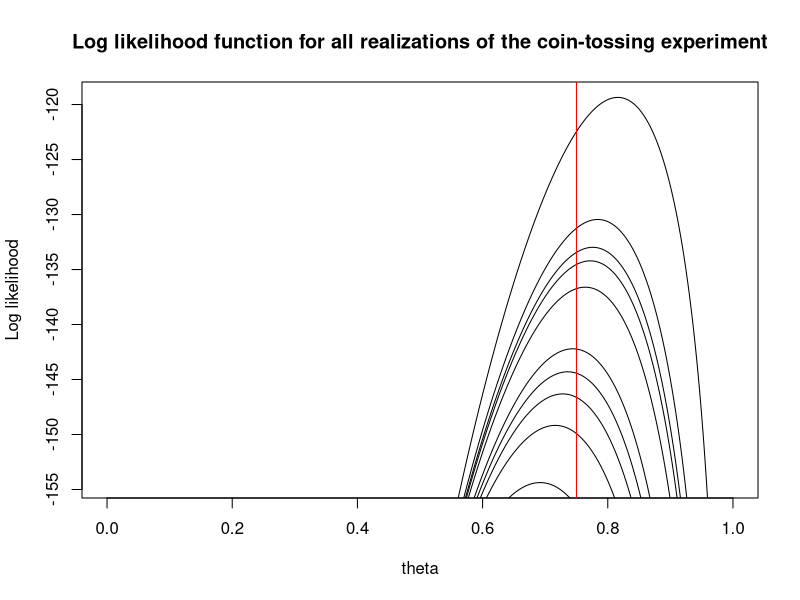
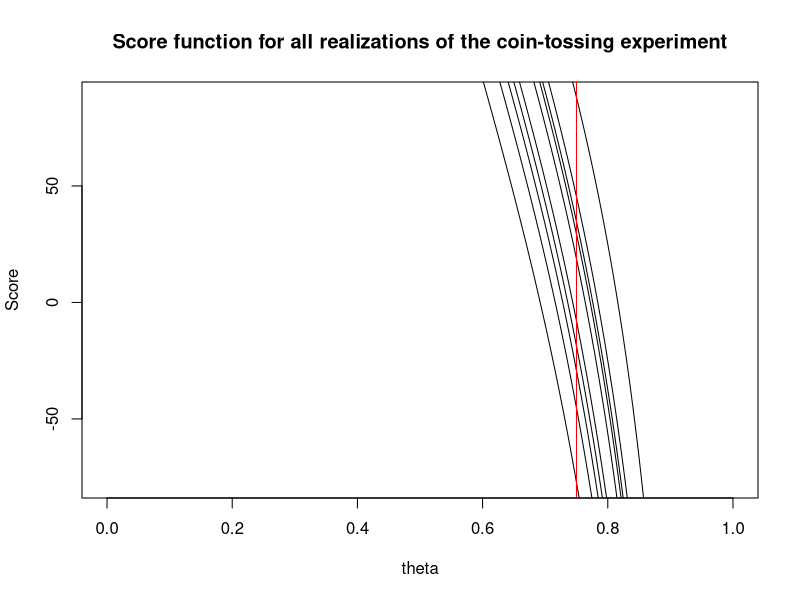
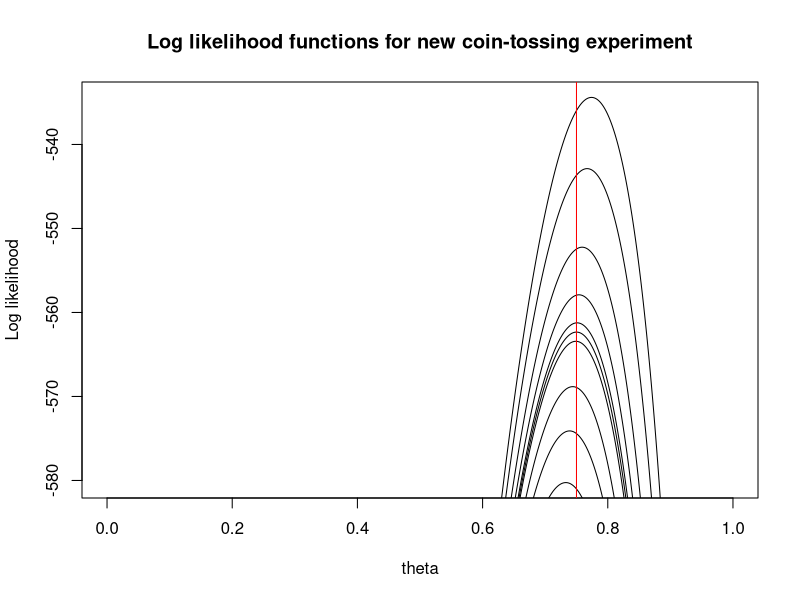
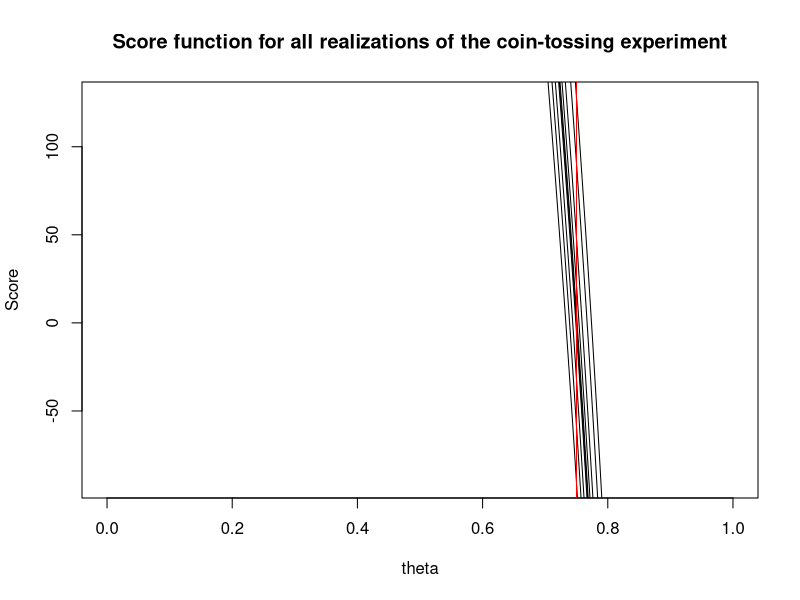

Source code (R) for these figures, in order:
## ---- chunk 1
set.seed(1234567)
## ---- chunk 2
theta_0 = 0.75; n = 250; n_exper = 10
n_1 = rbinom(n_exper, n, theta_0); n_0 = n - n_1
## ---- chunk 3
# Grid of theta values
theta = seq(0, 1, by=0.001)
# Choose appropriate range of values for vertical axis
n1_interval = c(min(n_1), max(n_1)); th_hat_interval = n1_interval/n
maxL_interval = n*(th_hat_interval * log(th_hat_interval) + (1-th_hat_interval) * log(1-th_hat_interval))
# Create empty plot with axes and titles
plot(theta, theta,
     xlim=c(0,1), ylim=maxL_interval, type='n',
     main='Log likelihood function for all realizations of the coin-tossing experiment', xlab='theta', ylab='Log likelihood')
# Plot log-likelihood function for every realization of the experiment
for (i in 1:n_exper) {
  lines(theta, n_1[i] * log(theta) + n_0[i] * log(1-theta))
}
# Vertical line at true value
abline(v=theta_0, col='red')
## ---- chunk 4
score_interval = n1_interval / theta_0 - (n-n1_interval) / (1-theta_0)
plot(theta, theta, xlim=c(0,1), ylim=score_interval, type='n',
     main='Score function for all realizations of the coin-tossing experiment', xlab='theta', ylab='Score')
for (i in 1:n_exper) {
  lines(theta, n_1[i] / theta - n_0[i] / (1-theta))
}
abline(v=theta_0, col='red')
## ---- chunk 5
# New values
theta_0 = 0.75; n = 1000; n_exper = 10
n_1 = rbinom(n_exper, n, theta_0); n_0 = n - n_1
# Grid of theta values
theta = seq(0, 1, by=0.001)
# Choose appropriate range of values for vertical axis
n1_interval = c(min(n_1), max(n_1)); th_hat_interval = n1_interval/n
maxL_interval = n*(th_hat_interval * log(th_hat_interval) + (1-th_hat_interval) * log(1-th_hat_interval))
# Create empty plot with axes and titles
plot(theta, theta,
     xlim=c(0,1), ylim=maxL_interval, type='n',
     main='Log likelihood functions for new coin-tossing experiment', xlab='theta', ylab='Log likelihood')
# Plot log-likelihood function for every realization of the experiment
for (i in 1:n_exper) {
  lines(theta, n_1[i] * log(theta) + n_0[i] * log(1-theta))
}
# Vertical line at true value
abline(v=theta_0, col='red')

score_interval = n1_interval / theta_0 - (n-n1_interval) / (1-theta_0)
plot(theta, theta, xlim=c(0,1), ylim=score_interval, type='n',
     main='Score function for all realizations of the coin-tossing experiment', xlab='theta', ylab='Score')
for (i in 1:n_exper) {
  lines(theta, n_1[i] / theta - n_0[i] / (1-theta))
}
abline(v=theta_0, col='red')
